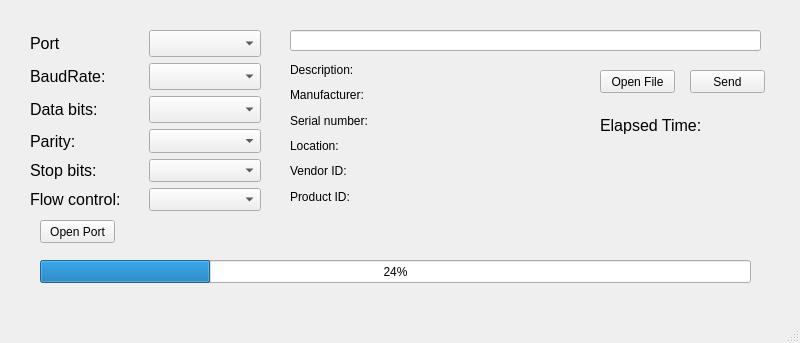
<?xml version="1.0" encoding="UTF-8"?>
<ui version="4.0">
 <class>MainWindow</class>
 <widget class="QMainWindow" name="MainWindow">
  <property name="geometry">
   <rect>
    <x>0</x>
    <y>0</y>
    <width>800</width>
    <height>343</height>
   </rect>
  </property>
  <property name="windowTitle">
   <string>MainWindow</string>
  </property>
  <widget class="QWidget" name="centralwidget">
   <widget class="QWidget" name="layoutWidget">
    <property name="geometry">
     <rect>
      <x>30</x>
      <y>30</y>
      <width>231</width>
      <height>181</height>
     </rect>
    </property>
    <property name="font">
     <font>
      <pointsize>12</pointsize>
     </font>
    </property>
    <layout class="QVBoxLayout" name="verticalLayout_4">
     <item>
      <layout class="QHBoxLayout" name="horizontalLayout_6">
       <item>
        <widget class="QLabel" name="PortLabel">
         <property name="sizePolicy">
          <sizepolicy hsizetype="Preferred" vsizetype="Fixed">
           <horstretch>0</horstretch>
           <verstretch>0</verstretch>
          </sizepolicy>
         </property>
         <property name="text">
          <string>Port</string>
         </property>
        </widget>
       </item>
       <item>
        <widget class="QComboBox" name="PortBox"/>
       </item>
      </layout>
     </item>
     <item>
      <layout class="QVBoxLayout" name="verticalLayout_2">
       <item>
        <layout class="QHBoxLayout" name="horizontalLayout">
         <item>
          <widget class="QLabel" name="BaudRateLabel">
           <property name="sizePolicy">
            <sizepolicy hsizetype="Preferred" vsizetype="Fixed">
             <horstretch>0</horstretch>
             <verstretch>0</verstretch>
            </sizepolicy>
           </property>
           <property name="font">
            <font>
             <pointsize>12</pointsize>
            </font>
           </property>
           <property name="text">
            <string>BaudRate:</string>
           </property>
          </widget>
         </item>
         <item>
          <widget class="QComboBox" name="baudRateBox">
           <property name="font">
            <font>
             <pointsize>12</pointsize>
            </font>
           </property>
          </widget>
         </item>
        </layout>
       </item>
       <item>
        <layout class="QHBoxLayout" name="horizontalLayout_2">
         <item>
          <widget class="QLabel" name="DatabitsLabel">
           <property name="sizePolicy">
            <sizepolicy hsizetype="Preferred" vsizetype="Fixed">
             <horstretch>0</horstretch>
             <verstretch>0</verstretch>
            </sizepolicy>
           </property>
           <property name="font">
            <font>
             <pointsize>12</pointsize>
            </font>
           </property>
           <property name="text">
            <string>Data bits:</string>
           </property>
          </widget>
         </item>
         <item>
          <widget class="QComboBox" name="dataBitsBox">
           <property name="font">
            <font>
             <pointsize>12</pointsize>
            </font>
           </property>
          </widget>
         </item>
        </layout>
       </item>
      </layout>
     </item>
     <item>
      <layout class="QVBoxLayout" name="verticalLayout_3">
       <item>
        <layout class="QHBoxLayout" name="horizontalLayout_3">
         <item>
          <widget class="QLabel" name="ParityLabel">
           <property name="font">
            <font>
             <pointsize>12</pointsize>
            </font>
           </property>
           <property name="text">
            <string>Parity:</string>
           </property>
          </widget>
         </item>
         <item>
          <widget class="QComboBox" name="parityBox">
           <property name="font">
            <font>
             <pointsize>12</pointsize>
            </font>
           </property>
          </widget>
         </item>
        </layout>
       </item>
       <item>
        <layout class="QHBoxLayout" name="horizontalLayout_4">
         <item>
          <widget class="QLabel" name="StopBitsLabel">
           <property name="font">
            <font>
             <pointsize>12</pointsize>
            </font>
           </property>
           <property name="text">
            <string>Stop bits:</string>
           </property>
          </widget>
         </item>
         <item>
          <widget class="QComboBox" name="stopBitsBox">
           <property name="font">
            <font>
             <pointsize>12</pointsize>
            </font>
           </property>
          </widget>
         </item>
        </layout>
       </item>
       <item>
        <layout class="QHBoxLayout" name="horizontalLayout_5">
         <item>
          <widget class="QLabel" name="FlowControlLabel">
           <property name="font">
            <font>
             <pointsize>12</pointsize>
            </font>
           </property>
           <property name="text">
            <string>Flow control:</string>
           </property>
          </widget>
         </item>
         <item>
          <widget class="QComboBox" name="flowControlBox">
           <property name="font">
            <font>
             <pointsize>12</pointsize>
            </font>
           </property>
          </widget>
         </item>
        </layout>
       </item>
      </layout>
     </item>
    </layout>
   </widget>
   <widget class="QPushButton" name="btn_OpenFile">
    <property name="geometry">
     <rect>
      <x>600</x>
      <y>70</y>
      <width>75</width>
      <height>23</height>
     </rect>
    </property>
    <property name="text">
     <string>Open File</string>
    </property>
   </widget>
   <widget class="QLineEdit" name="txt_FilePath">
    <property name="geometry">
     <rect>
      <x>290</x>
      <y>30</y>
      <width>471</width>
      <height>21</height>
     </rect>
    </property>
    <property name="font">
     <font>
      <pointsize>12</pointsize>
     </font>
    </property>
   </widget>
   <widget class="QProgressBar" name="progressBar">
    <property name="geometry">
     <rect>
      <x>40</x>
      <y>260</y>
      <width>711</width>
      <height>23</height>
     </rect>
    </property>
    <property name="value">
     <number>24</number>
    </property>
   </widget>
   <widget class="QPushButton" name="btn_Send">
    <property name="geometry">
     <rect>
      <x>690</x>
      <y>70</y>
      <width>75</width>
      <height>23</height>
     </rect>
    </property>
    <property name="text">
     <string>Send</string>
    </property>
   </widget>
   <widget class="QLabel" name="label_ElapsedTime">
    <property name="geometry">
     <rect>
      <x>600</x>
      <y>110</y>
      <width>101</width>
      <height>31</height>
     </rect>
    </property>
    <property name="font">
     <font>
      <pointsize>12</pointsize>
     </font>
    </property>
    <property name="text">
     <string>Elapsed Time:</string>
    </property>
   </widget>
   <widget class="QPushButton" name="btn_OpenPort">
    <property name="geometry">
     <rect>
      <x>40</x>
      <y>220</y>
      <width>75</width>
      <height>23</height>
     </rect>
    </property>
    <property name="text">
     <string>Open Port</string>
    </property>
   </widget>
   <widget class="QWidget" name="layoutWidget_2">
    <property name="geometry">
     <rect>
      <x>290</x>
      <y>60</y>
      <width>281</width>
      <height>146</height>
     </rect>
    </property>
    <layout class="QVBoxLayout" name="verticalLayout">
     <item>
      <widget class="QLabel" name="DescriptionLabel">
       <property name="text">
        <string>Description:</string>
       </property>
      </widget>
     </item>
     <item>
      <widget class="QLabel" name="ManufacturerLabel">
       <property name="text">
        <string>Manufacturer:</string>
       </property>
      </widget>
     </item>
     <item>
      <widget class="QLabel" name="SerialNumberLabel">
       <property name="text">
        <string>Serial number:</string>
       </property>
      </widget>
     </item>
     <item>
      <widget class="QLabel" name="LocationLabel">
       <property name="text">
        <string>Location:</string>
       </property>
      </widget>
     </item>
     <item>
      <widget class="QLabel" name="vidLabel">
       <property name="text">
        <string>Vendor ID:</string>
       </property>
      </widget>
     </item>
     <item>
      <widget class="QLabel" name="pidLabel">
       <property name="text">
        <string>Product ID:</string>
       </property>
      </widget>
     </item>
    </layout>
   </widget>
  </widget>
  <widget class="QMenuBar" name="menubar">
   <property name="geometry">
    <rect>
     <x>0</x>
     <y>0</y>
     <width>800</width>
     <height>22</height>
    </rect>
   </property>
  </widget>
  <widget class="QStatusBar" name="statusbar"/>
 </widget>
 <resources/>
 <connections/>
</ui>
